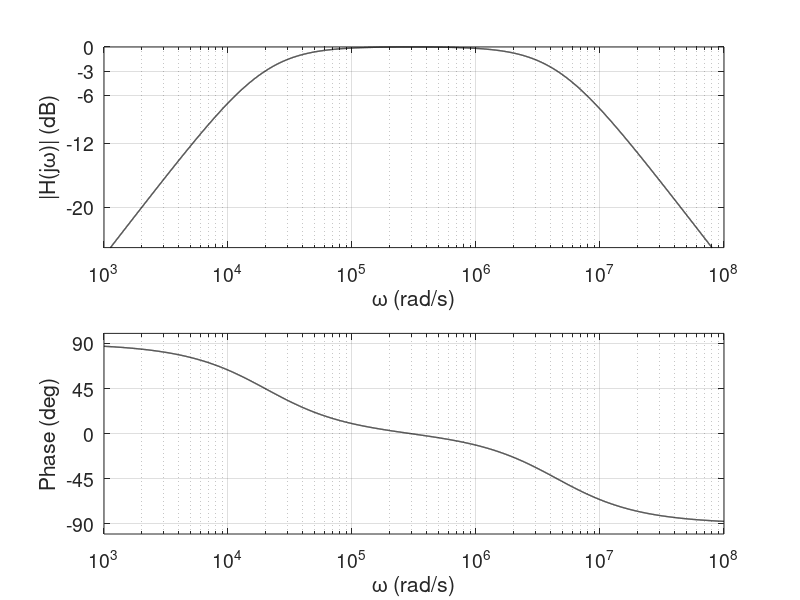

Recreate this plot in MATLAB.
% BME153L.02 (Spring 2009)
% Test #2 BPF Transfer Function Interpretation
% Mark Palmeri (mark.palmeri@duke.edu)
% 2009-03-21

R = 9000;
C = 5.55e-9;
L = 2e-3;

w = logspace(3,8,10000);

H = (i*w*C*R)./(1+i*w*C*R+((i*w).^2)*L*C);

subplot(2,1,1);
h=semilogx(w,20*log10(abs(H)));
set(h,'LineWidth',1,'Color','k');
xlabel('\omega (rad/s)','FontSize',14)
ylabel('|H(j\omega)| (dB)','FontSize',14)
set(gca,'YTick',[-40 -20 -12 -6 -3 0])
set(gca,'FontSize',14);
grid on;
a=axis;
axis([a(1) a(2) -25 0]);

subplot(2,1,2);
h=semilogx(w,angle(H)*360/(2*pi));
set(h,'LineWidth',1,'Color','k');
xlabel('\omega (rad/s)','FontSize',14)
ylabel('Phase (deg)','FontSize',14)
set(gca,'YTick',[-90:45:90]);
grid on;
set(gca,'FontSize',14);

print -deps2 bpf.eps
